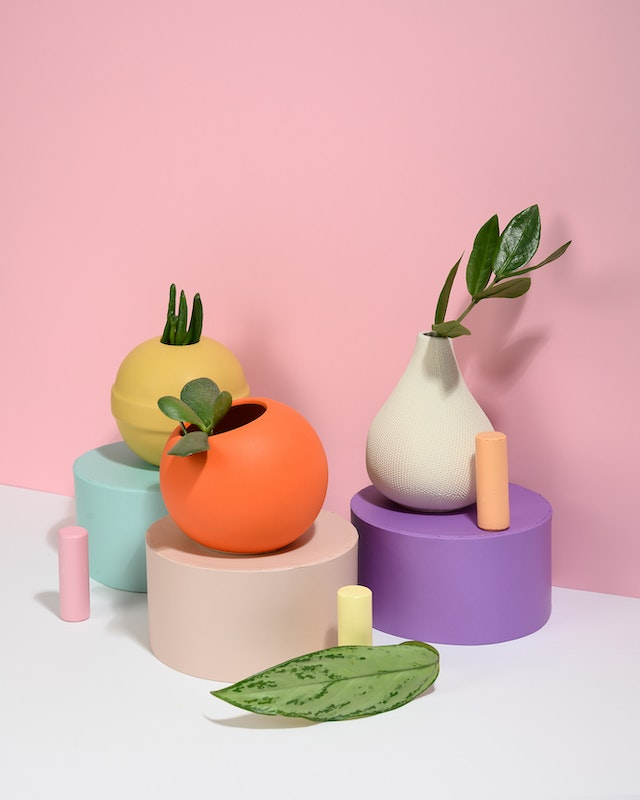
#> input picture 35/Input/1.jpg, 640 x 800 px
$ jupyter execute --allow-errors color_image_histogram.ipynb
#> lines starting #> are read from the running program, lines starting #| are printed output that depends on the picture
[cell 1]
import cv2
import matplotlib.pyplot as plt
import numpy as np
from PIL import Image , ImageDraw, ImageFont ,ImageOps
from bidi.algorithm import get_display
import arabic_reshaper

[cell 2]
#Read a color image with PIL.
img = Image.open('Input/1.jpg')
#> img is the input picture: PIL image 640x800 RGB; mean R, G, B 218.9, 178.4, 177.7
plt.imshow(img)
plt.show()

#> (a cell that did not finish here is left out)

[cell 4]
#Calculate 3 histograms and show with plt.
colors = ['red' , 'green' , 'blue']
for i,color in enumerate(colors):
    img_array = np.array(img)
    lum_img = img_array[:,:,i]
    plt.hist(lum_img.ravel(), bins=range(256),color = color)
#> this loop made 3 passes
#> pass 1, `lum_img = img_array[:,:,i]`:
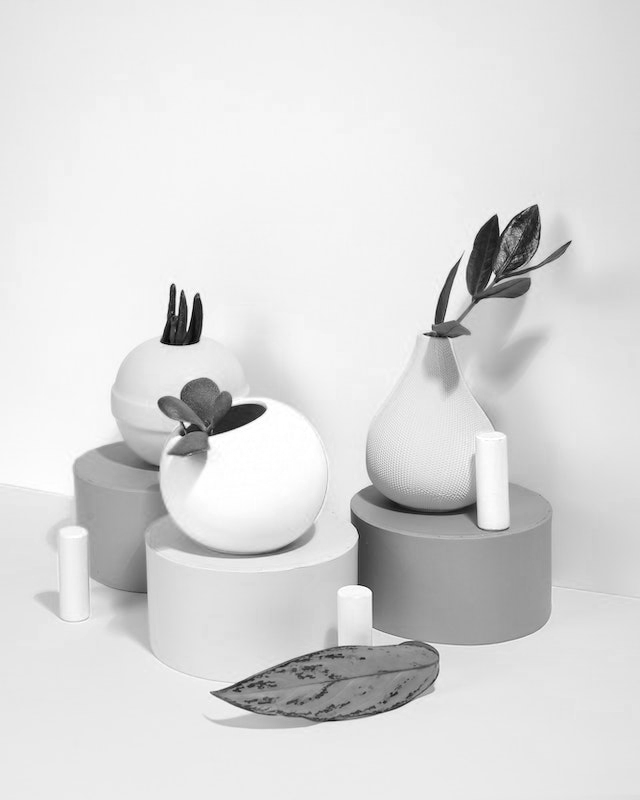
#> lum_img: shape (800, 640); min 0, max 255, mean 218.9
#> pass 3, `lum_img = img_array[:,:,i]`:
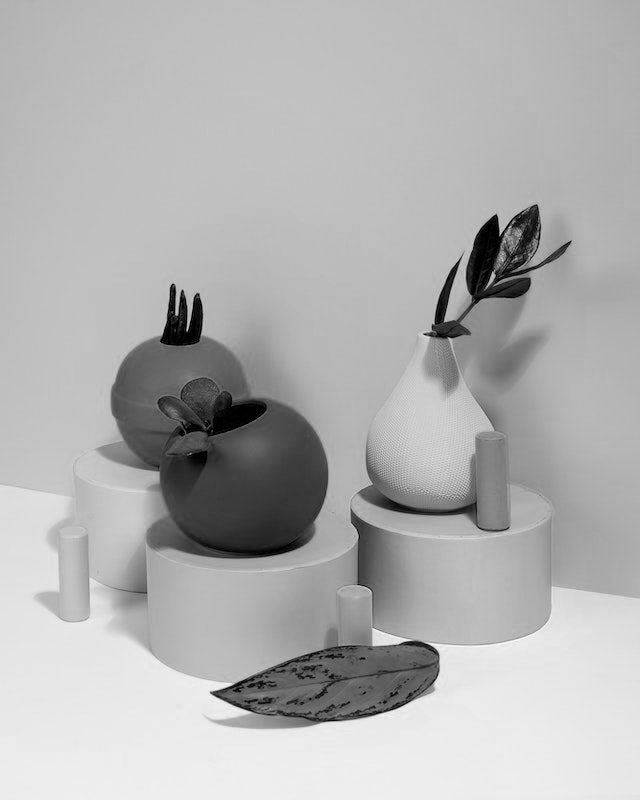
#> lum_img: shape (800, 640); min 0, max 255, mean 177.7
plt.show()
#> figure, not shown here; tallest bar 26837 high, from x = 245 to 246; tallest bar 31679 high, from x = 186 to 187; tallest bar 29533 high, from x = 192 to 193

[cell 5]
#Equalizes the image histogram.
img_eq = ImageOps.equalize(img)
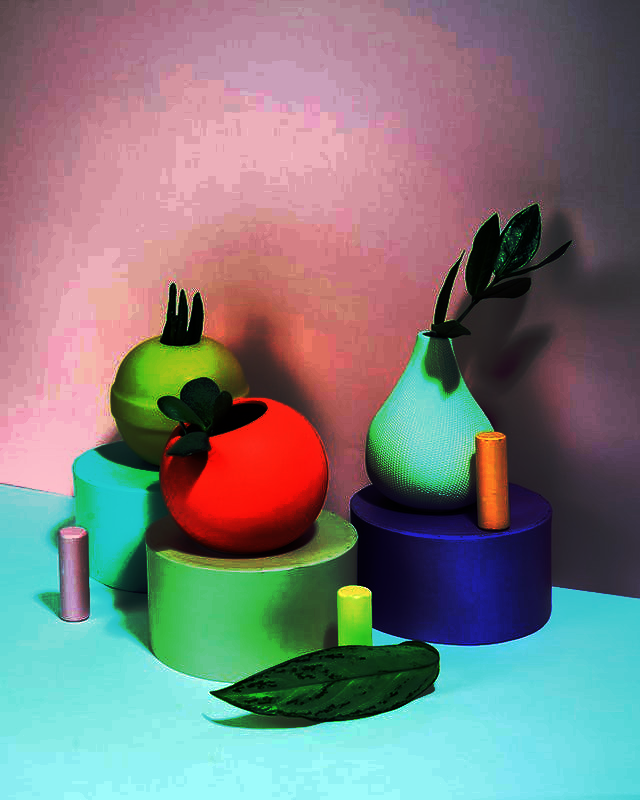
#> img_eq: PIL image 640x800 RGB; mean R, G, B 125.3, 125.1, 125.1
plt.imshow(img_eq)
plt.show()

for i,color in enumerate(colors):
    img_array_eq = np.array(img_eq)
    lum_img_eq = img_array_eq[:,:,i]
    plt.hist(lum_img_eq.ravel(), bins=range(256),color = color)
#> this loop made 3 passes
#> pass 1, `lum_img_eq = img_array_eq[:,:,i]`:
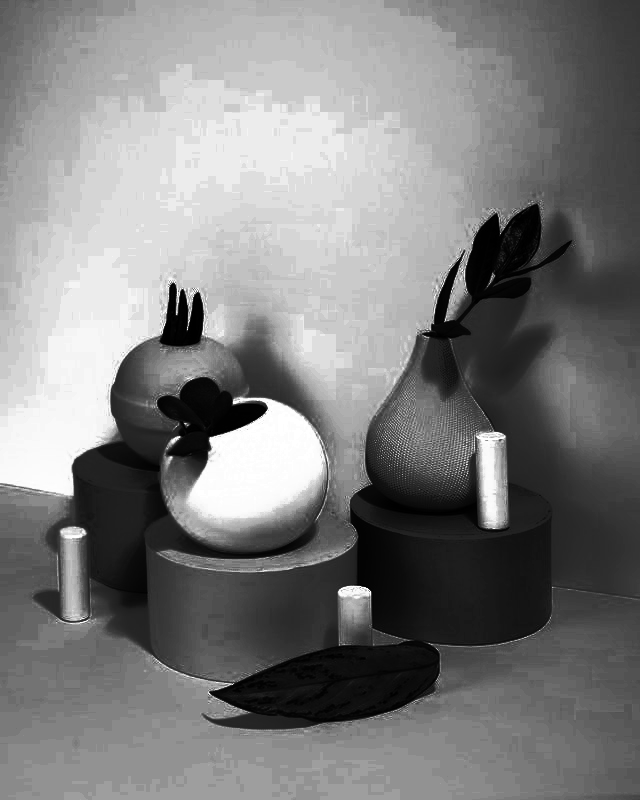
#> lum_img_eq: shape (800, 640); min 0, max 255, mean 125.3
#> pass 3, `lum_img_eq = img_array_eq[:,:,i]`:
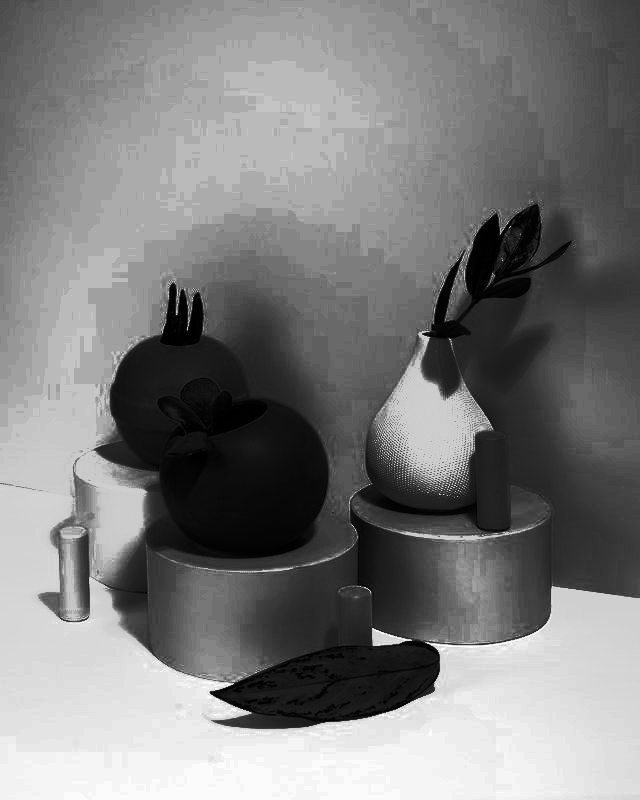
#> lum_img_eq: shape (800, 640); min 0, max 255, mean 125.1
plt.show()
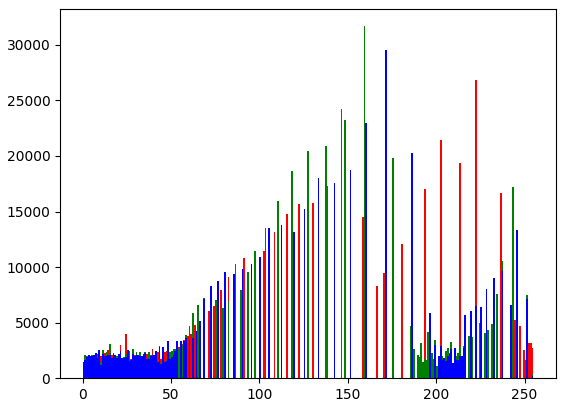
#> figure drawn by matplotlib, 1 panel; tallest bar 26837 high, from x = 222 to 223; tallest bar 31679 high, from x = 159 to 160; tallest bar 29533 high, from x = 171 to 172

[cell 6]
#Convert image to gray.
result = np.mean(img,axis=2)
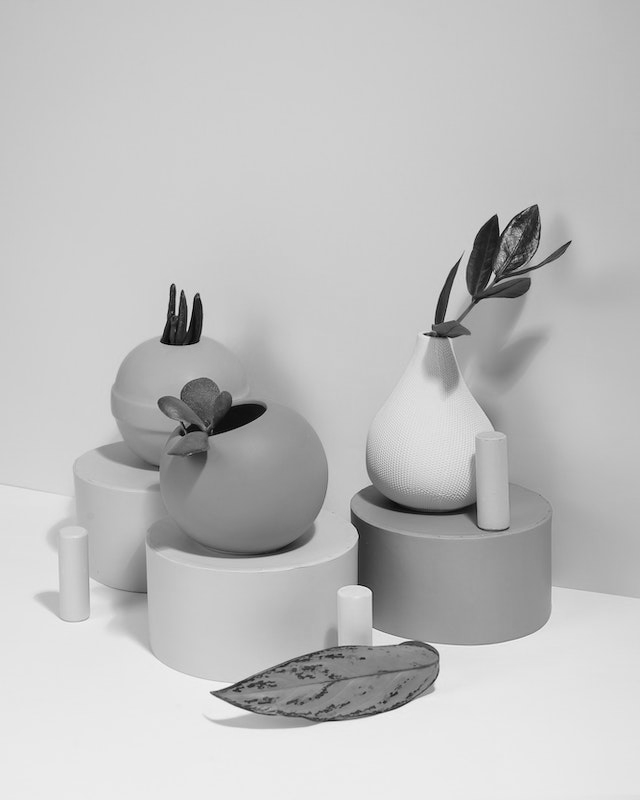
#> result: shape (800, 640) float64; min 1.67, max 246.7, mean 191.6
plt.imshow(result,cmap='gray')
plt.show()

[cell 7]
#Calculate histogram and show with plt.
plt.hist(result.ravel(), bins=range(256),color = color)
plt.show()
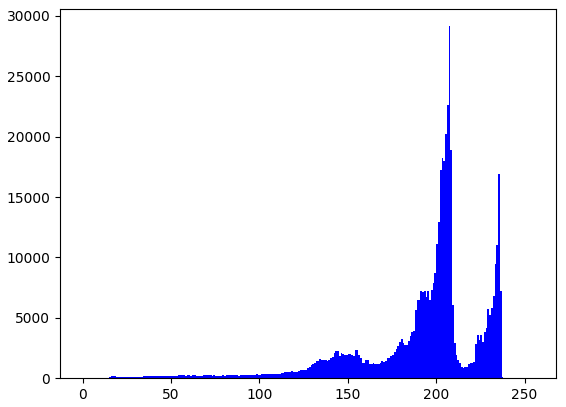
#> figure drawn by matplotlib, 1 panel; tallest bar 29146 high, from x = 207 to 208

[cell 8]
#Equalizes the Gray image histogram.
gray =img.convert("L")
gray_eq = ImageOps.equalize(gray)
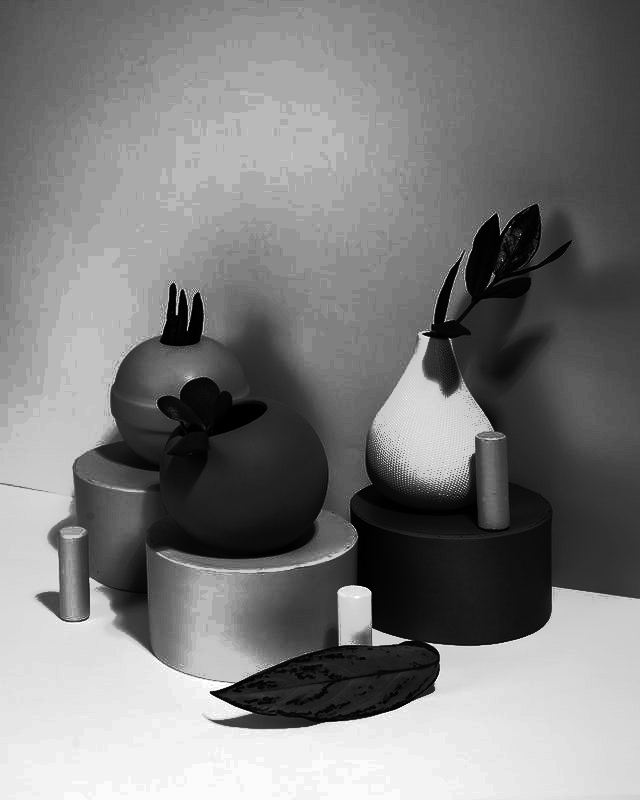
#> gray_eq: PIL image 640x800 L; min 0, max 255, mean 125
plt.imshow(gray_eq, cmap="gray" )
plt.show()

gray_array_eq = np.array(gray_eq)
plt.hist(gray_array_eq.ravel(), bins=range(256),color = color)
plt.show()
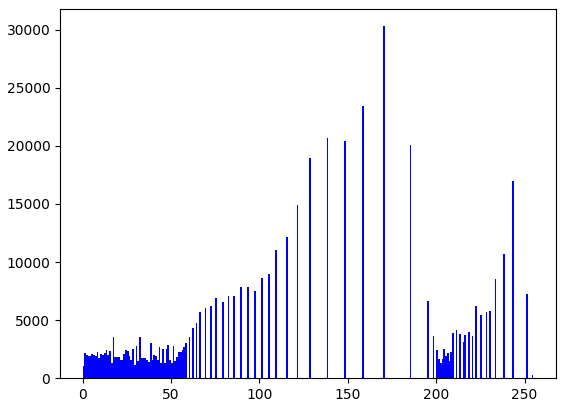
#> figure drawn by matplotlib, 1 panel; tallest bar 30296 high, from x = 170 to 171
